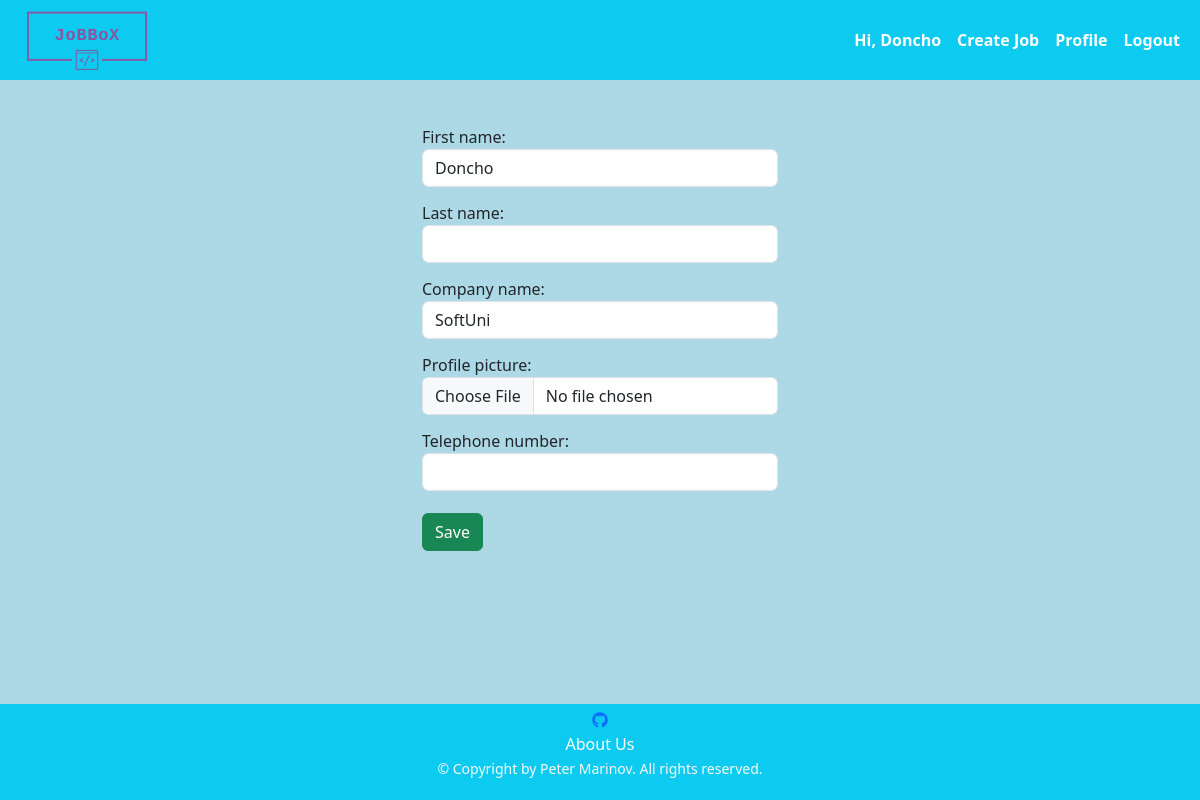
/user/profile/edit/ (signed in), run on the app's committed database.
### jobbox/app_auth/models.py (models this page shows)
class AppUser(auth_models.AbstractBaseUser, auth_models.PermissionsMixin):
    USERNAME_FIELD = 'email'
    objects = AppUserManager()
    email = models.EmailField(
        null=False,
        blank=False,
        unique=True,
    )
    is_staff = models.BooleanField(
        default=False,
    )

### jobbox/common/models.py (models this page shows, shortened)
class ProfileHR(models.Model):
    FIRST_NAME_MAX_LEN = 30
    LAST_NAME_MAX_LEN = 30
    COMPANY_NAME_MAX_LEN = 15
    TELEPHONE_NUMBER_MAX_LEN = 13
    TELEPHONE_NUMBER_MIN_LEN = 4
    PROFILE_PICTURE_MAX_SIZE_IN_MB = 1
    first_name = models.CharField(
        max_length=FIRST_NAME_MAX_LEN,
        null=True,
        blank=False,
        validators=[
            check_if_only_letters,
        ]
    )
    last_name = models.CharField(
        max_length=LAST_NAME_MAX_LEN,
        null=True,
        blank=True,
        validators=[
            check_if_only_letters,
        ]
    )
    company_name = models.CharField(
        max_length=COMPANY_NAME_MAX_LEN,
        null=True,
        blank=True,
    )
    profile_picture = models.ImageField(
        upload_to='profilehr',
        null=True,
        blank=True,
        validators=[
            FileSizeValidatorInMB(PROFILE_PICTURE_MAX_SIZE_IN_MB)
        ]
    )
    telephone_number = models.CharField(
        max_length=TELEPHONE_NUMBER_MAX_LEN,
        null=True,
        blank=True,
        validators=[
            validators.MinLengthValidator(TELEPHONE_NUMBER_MIN_LEN),
            check_if_number_starts_with_zero_or_plus,
        ]
    )
    user = models.OneToOneField(
        UserModel,
        on_delete=models.CASCADE,
        primary_key=True,
    )
    class Meta:
        verbose_name_plural = 'Profile HRs'

### jobbox/app_auth/views.py (the view, shortened to what this page needs)
# urls.py: path('profile/edit/', update_profile, name='edit_profile'),
@login_required
def update_profile(request):
    user = check_if_account_is_user_or_hr(request)
    initial_data = {
        'first_name': user.first_name,
        'last_name': user.last_name,
        'company_name': user.company_name,
        'profile_picture': user.profile_picture,
        'telephone_number': user.telephone_number,
    }
    if request.method == 'GET':
        form = EditUserHRForm(
            initial=initial_data
        )
    return render(request, 'app_auth/edit_profile.html', context={'form': form, 'user': user})

### jobbox/app_auth/forms.py
class EditUserHRForm(forms.ModelForm):
    class Meta:
        model = ProfileHR
        exclude = ['user']
        widgets = {
            'first_name': forms.TextInput(attrs={'class': 'form-control'}),
            'last_name': forms.TextInput(attrs={'class': 'form-control'}),
            'company_name': forms.TextInput(attrs={'class': 'form-control'}),
            'profile_picture': forms.FileInput(attrs={'class': 'form-control',}),
            'telephone_number': forms.TextInput(attrs={'class': 'form-control'}),
        }

### jobbox/app_auth/views.py (called while the page is built)
def check_if_account_is_user_or_hr(request):
    if hasattr(request.current_user, 'profilehr'):
        return request.current_user.profilehr

### middawares/middawares.py (called while the page is built)
def set_profile_middleware(get_response):
    def middleware(request, *args, **kwargs):
        if request.user.is_authenticated:
            request.current_user = request.user
        else:
            request.current_user = None
        return get_response(request, *args, **kwargs)
    return middleware

### templates/app_auth/edit_profile.html (shortened to what this page needs)
{% extends 'base.html' %}
{% block content %}
    <div class="col-sm-4">
    <form action="{% url 'edit_profile' %}" method="POST" enctype="multipart/form-data">
        <div class="form-group">
        {{ form }}
        <button class="btn btn-success mt-2">Save</button>
        </div>
    </form>
    </div>
{% endblock %}

### templates/base.html (shortened to what this page needs)
{% load static %}
<!doctype html>
<html lang="en">
<head>
    <link href="https://cdn.jsdelivr.net/npm/bootstrap@5.3.0/dist/css/bootstrap.min.css" rel="stylesheet"
>
    <link rel="stylesheet" href="{% static 'style/styles.css' %}">
    <link rel="stylesheet" href="https://cdnjs.cloudflare.com/ajax/libs/font-awesome/6.4.0/css/all.min.css">
</head>
<body>
<header class="header" stlye="height: 100%;">
    <nav class="navbar navbar-expand-sm navbar-light bg-info">
        <div class="container-fluid">
            <a href="{% url 'index' %}">
                <img src="{% static 'jobbox_logos/logo_transparent.png' %}" alt="JoBBoX logo" width="150"
                     class="d-inline-block align-top">
            </a>
            {% if not request.current_user.is_authenticated %}
                <ul class="navbar-nav">
                    <li class="nav-item active">
                        <a class="nav-link badge badge-dark fw-bold nav-link" href="{% url 'login_user' %}">Login</a>
                    </li>
                    <li class="nav-item active">
                        <a class="nav-link badge badge-dark" href="{% url 'register_user' %}">Register</a>
                    </li>
                </ul>
            {% else %}
                <ul class="navbar-nav">
                    <li class="nav-item active">
                        <span class="nav-link badge badge-dark fw-bold">Hi, {{ request.current_user.profilehr.first_name }}</span>
                    </li>
                    <li class="nav-item active">
                        <a class="nav-link badge badge-dark fw-bold" href="{% url 'create_job' %}">Create Job</a>
                    </li>
                    <li class="nav-item active">
                        <a class="nav-link badge badge-dark fw-bold" href="{% url 'profile_user' %}">Profile</a>
                    </li>
                    <li class="nav-item active">
                        <a class="nav-link badge badge-dark fw-bold" href="{% url 'logout_user' %}">Logout</a>
                    </li>
                </ul>
            {% endif %}
        </div>
    </nav>
</header>
<main class="main-content">
    <div class="container">
        <div class="row justify-content-center">
            {% block content %}
            {% endblock %}
        </div>
    </div>
</main>
<footer class="bg-info footer">
    <div class="container text-light text-center pt-1">
        <ul class="list-unstyled">
            <li>
                <a href="https://github.com/peter-marinov/jobbox">
                    <i class="fa-brands fa-github"></i>
                </a>
            </li>
            <li>
                <a class="remove-link-underline text-white-70" href="{% url 'about' %}">About Us</a>
            </li>
            <li>
                <small class="text-white-70">&copy; Copyright by Peter Marinov. All rights reserved.</small>
            </li>
        </ul>
    </div>
</footer>
</body>
</html>

### static_files/style/styles.css (style rules this page uses)
html, body { height: 100%; }
.header { height: 10%; background-color: lightblue }
.main-content { min-height: 78%; = }
.footer { height: 12%; }
.nav-link { font-size: 16px; }
.main-content { padding-top: 45px; background-color: lightblue; }
main { overflow-y: auto; }
form .form-control { margin-bottom: 14px }
.remove-link-underline { text-decoration: none; color: white; }

### data on the page
AppUser: current_user.profilehr.first_name "Doncho"
ProfileHR: first_name "Doncho", company_name "SoftUni"
